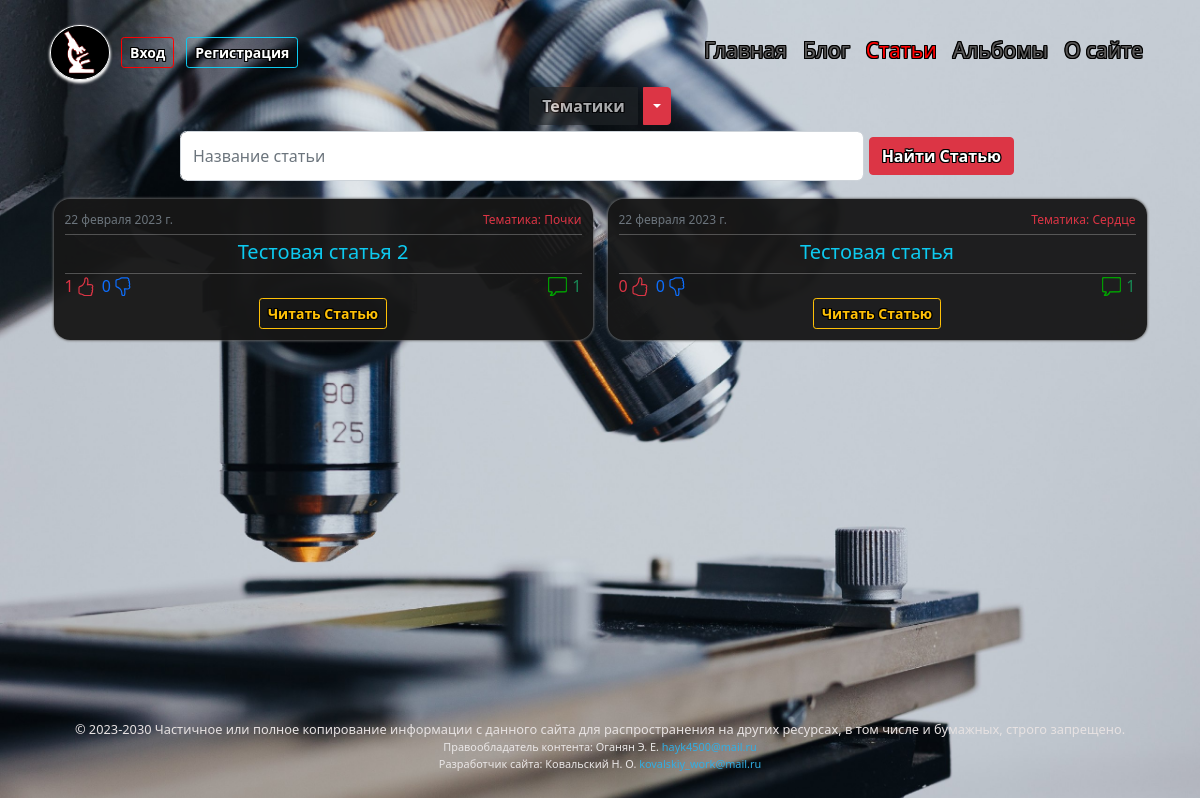
The page /articles/ on the database as committed earlier.
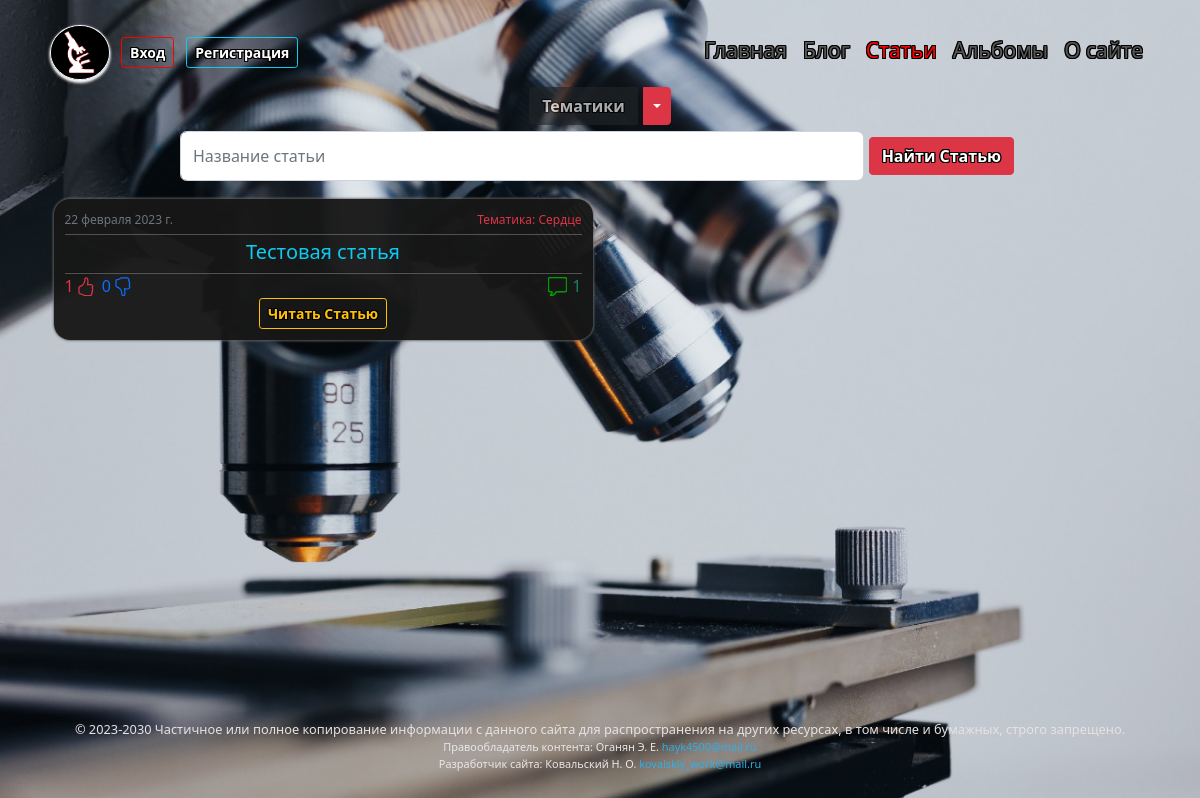
The same page on the database as committed later.
### articles/models.py (models this page shows, shortened)
class Article(models.Model):
    title = models.CharField(verbose_name='Статья', max_length=40, unique=True)
    slug = models.SlugField(max_length=40, unique=True, db_index=True, verbose_name='URL')
    body = RichTextUploadingField(verbose_name='Содержание')
    time_create = models.DateTimeField(verbose_name='Время создания', auto_now_add=True)
    is_published = models.BooleanField(verbose_name='Публикация', default=True)
    thematic = models.ForeignKey('Thematic', verbose_name='Тематика', on_delete=models.PROTECT, null=False)
    thumbsup = models.IntegerField(verbose_name='Нравится', default='0')
    thumbsdown = models.IntegerField(verbose_name='Не нравится', default='0')
    thumbs = models.ManyToManyField(CustomUser, verbose_name='Голосовали', related_name='thumbs_article', default=None, blank=True)
    def get_absolute_url(self):
        return reverse('article', kwargs={'article_slug': self.slug})
    class Meta:
        verbose_name = "Статью"
        verbose_name_plural = "Статьи"
        ordering = ['-time_create']

class Thematic(models.Model):
    name = models.CharField(verbose_name='Тематика', max_length=40, db_index=True, unique=True)
    slug = models.SlugField(max_length=80, unique=True, db_index=True, verbose_name='URL')
    def __str__(self):
        return self.name
    def get_absolute_url(self):
        return reverse('thematic', kwargs={'thematic_slug': self.slug})
    class Meta:
        verbose_name = "Тематику"
        verbose_name_plural = "Тематики"

### articles/views.py (the view)
# urls.py: path('', ArticlesList.as_view(), name='articles'),
class ArticlesList(ArticleMixin, ListView):
    model = Article
    template_name = 'articles/articles.html'
    context_object_name = 'articles'
    def get_context_data(self, *, object_list=None, **kwargs):
        context = super().get_context_data(**kwargs)
        context['title'] = 'Статьи'
        return context
    def get_queryset(self):
        return Article.objects.annotate(number_of_comments=Count('comments_article', filter=Q(comments_article__status=True)))\
            .filter(is_published=True)\
            .order_by('-time_create').select_related('thematic')

### articles/templatetags/articles_tags.py (called while the page is built)
@register.inclusion_tag('articles/list_thematics.html', name='showthematics')
def show_organ_system_and_album(thematic_selected=0):
    thematic = cache.get('thematic')
    if not thematic:
        thematic = Thematic.objects.annotate(Count('article')).filter(article__is_published=True)
        cache.set('thematic', thematic, 60)
    return {'thematic': thematic, 'thematic_selected': thematic_selected}

### blog/context_processors.py (called while the page is built)
def menu_context_processor(request):
    return {'menu': menu, 'home': home}

### articles/templates/articles/articles.html (shortened to what this page needs)
{% extends 'blog/include/base.html' %}
{% block content %}
{% include 'articles/include/base_articles.html' %}
{% endblock %}

### articles/templates/articles/include/base_articles.html (shortened to what this page needs)
{% load articles_tags %}
{% load static %}
{% if request.resolver_match.view_name == 'search_articles' %}
{% showthematics thematic_selected=-1 %}
{% else %}
{% showthematics thematic_selected=thematic_selected %}
{% endif %}
<form action="{% url 'search_articles' %}" class="form" method="get" style="width:auto; margin-left:15%; margin-right:15%;">
    <div class="input-group" >
        <input id="search" name="q" type="search" class="form-control"  required="" placeholder="Название статьи" style="border-radius:0.4em;">
        <span class="input-group-btn">
            <button type="submit" class="btn btn-danger">Найти Статью</button>
        </span>
    </div>
</form>
<div class="profile-2">
    <div class="row row-cols-1 row-cols-md-2 row-cols-lg-2  g-1">
        {% for article in articles %}
        <div class="col">
            <div class="profile-cust card ">
                <div class="card-body">
                    <span class="right" style="float:right;">
                        <p class="text-danger time">Тематика: {{article.thematic}}</p>
                    </span>
                    <span class="left" style="float:left;">
                        <p class="text-muted time">{{article.time_create|date}}</p>
                    </span>
                    <br>
                    <hr class="text-white" style="margin-top:0%; margin-bottom:1%">
                    <h4 class="text-info fs-5 text-center">{{article.title|truncatechars:51}}</h4>
                </div>
                <div class="card-footer ">
                    <hr class="text-white" style="margin-top:0%; margin-bottom:0%">
                    <span class="right" style="float:right;">
                        <ul class="lines">
                            <li class="lines">
                                <image class="btn-like" src="{% static 'blog/images/comment.png' %}" style="margin-top:0.2em; margin-right:5px;" width="19em" height="19em"></image>
                            <li class="lines">
                                <h7 class="text-success" style="margin-bottom:0px;">{{article.number_of_comments|default:"нет"}}</h7>
                        </ul>
                    </span>
                    <span class="left" style="float:left;">
                        <ul class="lines">
                            <li class="lines">
                                <h7 class="text-danger" style="margin-bottom:0px;  margin-right:2px; color:red;">{{article.thumbsup}}</h7>
                            <li class="lines">
                            <li class="lines">
                                <h7 class="text-primary" style="margin-bottom:0px;  margin-right:2px;">{{article.thumbsdown}}</h7>
                            <li class="lines">
                        </ul>
                    </span>
                    <br>
                    <div class="text-center">
                        <a href="{{article.get_absolute_url}}">
                            <button type="button" class="btn btn-outline-warning btn-sm btn-profile">Читать Статью</button></a>
                    </div>
                </div>
            </div>
        </div>
        {% endfor %}
    </div>
</div>

Rows that differ between the two databases and show on the page:
removed Article: thematic "Почки", time_create "22 февраля 2023 г.", title "Тестовая статья 2", number_of_comments "1", thumbsup "1", thumbsdown "0"
changed Article "Тестовая статья": thumbsup "0" → "1"
